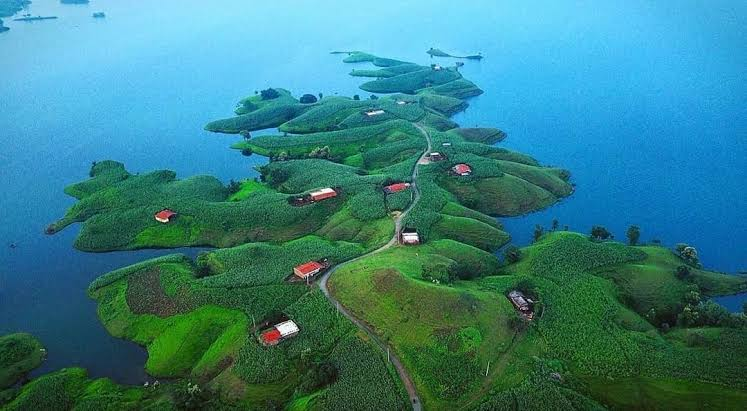
#> input picture images/major project/open_cv/photos/banswara.jpg, 747 x 411 px
$ python splitmerge.py
#> lines starting #> are read from the running program, lines starting #| are printed output that depends on the picture
import cv2 as cv
import numpy as np

img = cv.imread('photos/banswara.jpg')
#> img is the input picture: shape (411, 747, 3); mean B, G, R 131.6, 126.5, 54.6
cv.imshow("Image",img)

blank = np.zeros(img.shape[:2],dtype='uint8')

b,g,r = cv.split(img)
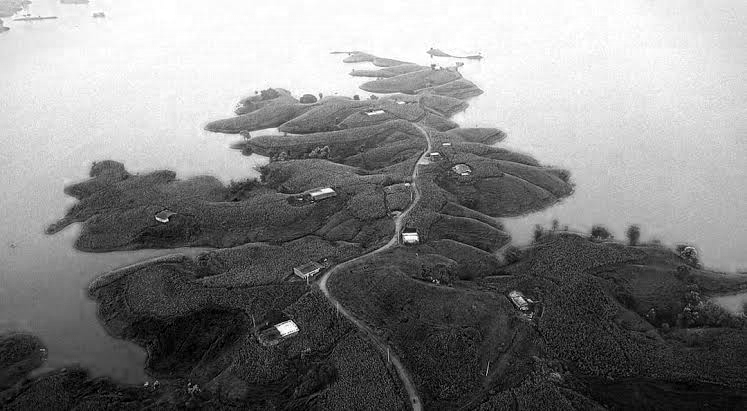
#> b: shape (411, 747); min 0, max 255, mean 131.6
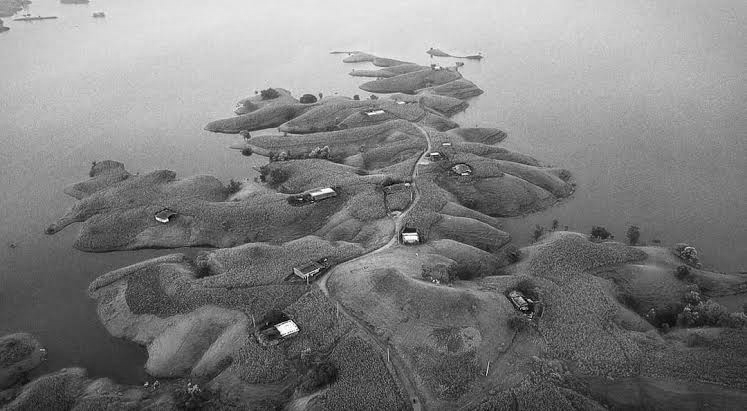
#> g: shape (411, 747); min 0, max 255, mean 126.5
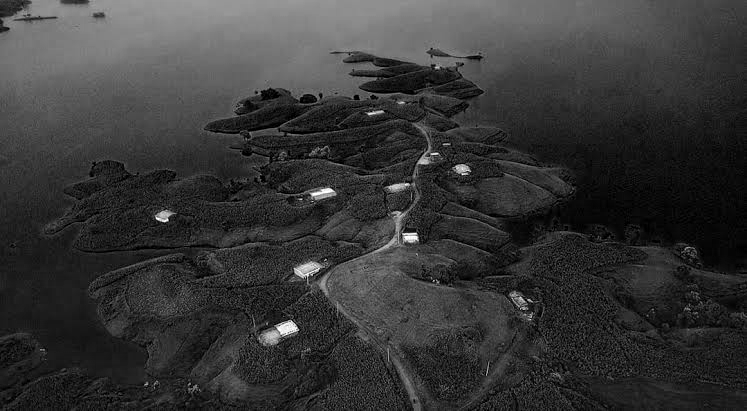
#> r: shape (411, 747); min 0, max 255, mean 54.6

blue = cv.merge([b,blank,blank])
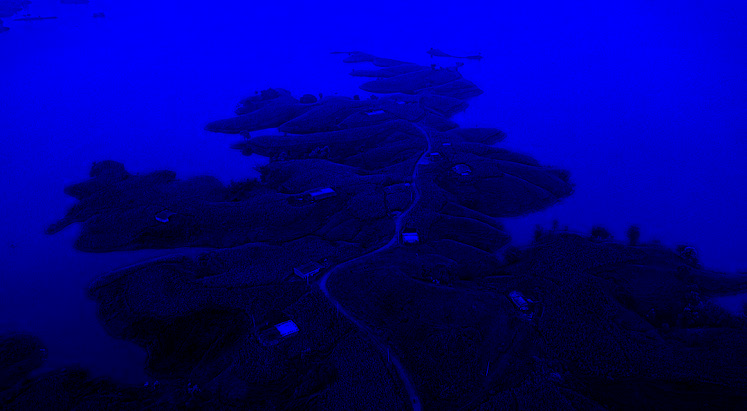
#> blue: shape (411, 747, 3); mean of channels 0, 1, 2 131.6, 0, 0; drawn as B, G, R
green = cv.merge([blank,g,blank])
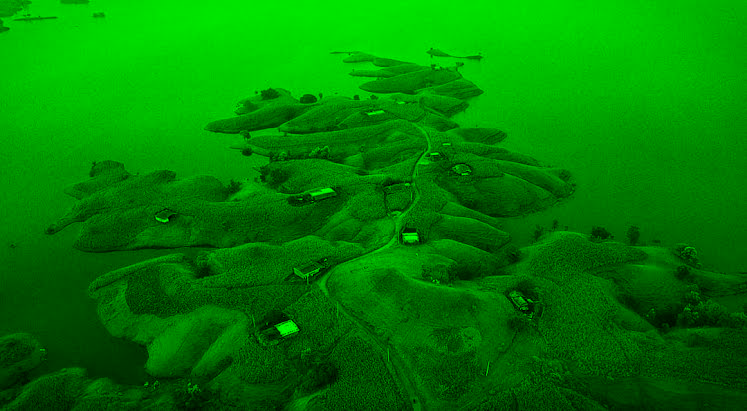
#> green: shape (411, 747, 3); mean of channels 0, 1, 2 0, 126.5, 0; drawn as B, G, R
red = cv.merge([blank,blank,r])
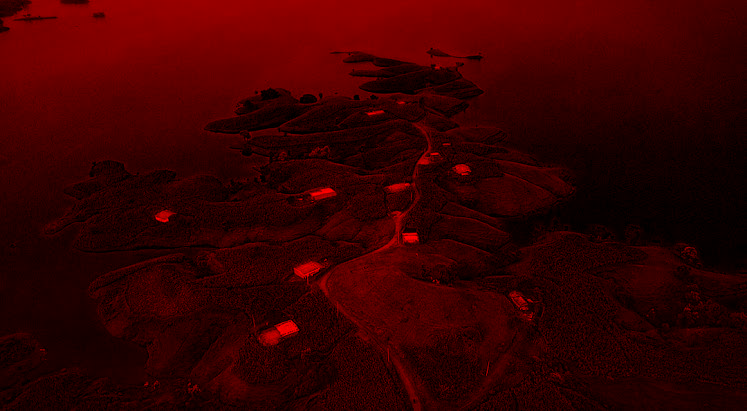
#> red: shape (411, 747, 3); mean of channels 0, 1, 2 0, 0, 54.6; drawn as B, G, R

cv.imshow('blue1',blue)
cv.imshow('red1',red)
cv.imshow('green1',green)

cv.imshow('blue',b)
cv.imshow('red',r)
cv.imshow('green',g)

print(img.shape)
#| (411, 747, 3)
print(b.shape)
#| (411, 747)
print(g.shape)
#| (411, 747)
print(r.shape)
#| (411, 747)

#merging image
merged = cv.merge([b,g,r])
cv.imshow('merged',merged)

cv.waitKey(5000)
